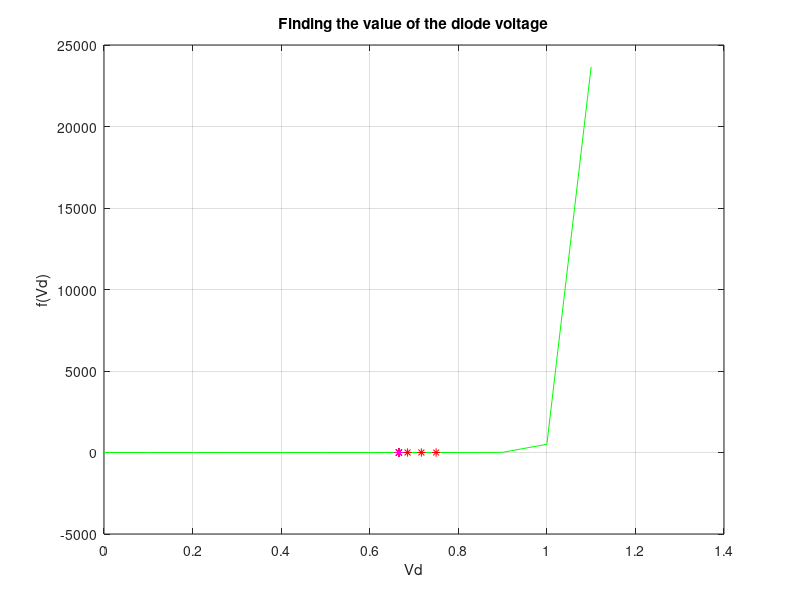

Source code (MATLAB):
clear all;

%initial data of the problem

V = 2; %circuit voltage in volts
R = 1000; %circuit resistance in ohms
Vd = 0:0.1:1.1; %for graph plotting reasons
f = (10^-14).*exp(Vd./0.026)-((2-Vd)/1000); %the function of voltage passing through the diode

%plotting the graph

plot (Vd,f,'g'); %should show the diode in conducting and blocking operation modes
grid on;
hold on;
title("Finding the value of the diode voltage");
xlabel("Vd");
ylabel("f(Vd)");

%initial guess and errors

Vdold = 0.75; %our initial guess of the diode voltage for Newton-Raphson
erradm=0.001; %we seek to find a value with a relative percent error less than 0.001%
err=1; %random value, must be bigger than erradm to enter Newton-Raphson iterations

%starting to apply Newton-Raphson

while err>=erradm,
  fold = (10^-14)*exp(Vdold/0.026)-((2-Vdold)/1000); %the function in our guess
  fprimeold = (Vdold/0.026)*(10^-14)*exp(Vdold/0.026)+0.001; %the derivative of the function in our guess
  plot (Vdold,fold,'r*'); %we will mark our guesses on the graph
  Vdnew = Vdold - (fold/fprimeold); %our new guess for the value of the diode voltage
  err = abs(Vdnew-Vdold)/Vdnew*100; %relative percent error
  disp([Vdold,fold,err]); %displaying in command window the last guess, the value of the function in it and the relative error of the next value
  %preparing the next iteration
  Vdold = Vdnew;
endwhile

%the while ended, this means we found a value with a small enough error
%we will compute the value of the function in it and display the final value,
%the value of the function in this value, and the final error
fnew = (10^-14)*exp(Vdnew/0.026)-((2-Vdnew)/1000);
plot (Vdnew,fnew,'m*'); %marking the final value on the graph with a distinguishable color to better see it
disp([Vdnew,fnew,err]);
